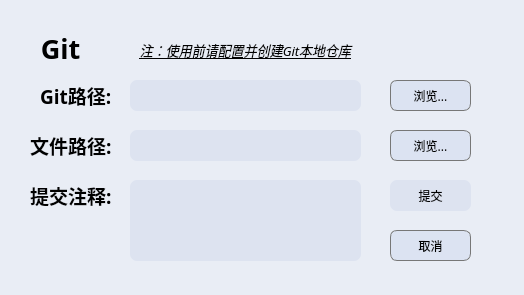
<?xml version="1.0" encoding="UTF-8"?>
<ui version="4.0">
 <class>GitDialog</class>
 <widget class="QDialog" name="GitDialog">
  <property name="geometry">
   <rect>
    <x>0</x>
    <y>0</y>
    <width>524</width>
    <height>295</height>
   </rect>
  </property>
  <property name="font">
   <font>
    <family>微软雅黑</family>
   </font>
  </property>
  <property name="windowTitle">
   <string>Git</string>
  </property>
  <property name="styleSheet">
   <string notr="true">QDialog
{
background:rgb(233,237,245);
}

QLineEdit
{
border-style:none;
padding:3px;
border-radius:7px;
background:#dde3f0;
}

QPlainTextEdit
{
border-style:none;
padding:3px;
border-radius:7px;
background:#dde3f0;
}

QPushButton
{
border-style:none;
padding:3px;
border-radius:7px;
border:1px solid rgb(119,119,119);
background:rgb(220,227,242);
}

QPushButton:hover
{
background:rgb(250, 250, 250);
}

QPushButton:pressed
{
background:rgb(220, 220, 220);
}</string>
  </property>
  <widget class="QLabel" name="label">
   <property name="geometry">
    <rect>
     <x>40</x>
     <y>80</y>
     <width>71</width>
     <height>31</height>
    </rect>
   </property>
   <property name="font">
    <font>
     <family>微软雅黑</family>
     <pointsize>14</pointsize>
     <weight>75</weight>
     <bold>true</bold>
    </font>
   </property>
   <property name="text">
    <string>&lt;html&gt;&lt;head/&gt;&lt;body&gt;&lt;p&gt; Git路径:&lt;/p&gt;&lt;/body&gt;&lt;/html&gt;</string>
   </property>
  </widget>
  <widget class="QLabel" name="label_2">
   <property name="geometry">
    <rect>
     <x>30</x>
     <y>130</y>
     <width>81</width>
     <height>31</height>
    </rect>
   </property>
   <property name="font">
    <font>
     <family>微软雅黑</family>
     <pointsize>14</pointsize>
     <weight>75</weight>
     <bold>true</bold>
    </font>
   </property>
   <property name="text">
    <string>&lt;html&gt;&lt;head/&gt;&lt;body&gt;&lt;p&gt;文件路径:&lt;/p&gt;&lt;/body&gt;&lt;/html&gt;</string>
   </property>
  </widget>
  <widget class="QLabel" name="label_3">
   <property name="geometry">
    <rect>
     <x>30</x>
     <y>180</y>
     <width>81</width>
     <height>31</height>
    </rect>
   </property>
   <property name="font">
    <font>
     <family>微软雅黑</family>
     <pointsize>14</pointsize>
     <weight>75</weight>
     <bold>true</bold>
    </font>
   </property>
   <property name="text">
    <string>&lt;html&gt;&lt;head/&gt;&lt;body&gt;&lt;p&gt;提交注释:&lt;/p&gt;&lt;/body&gt;&lt;/html&gt;</string>
   </property>
  </widget>
  <widget class="QPlainTextEdit" name="NotesEdit">
   <property name="geometry">
    <rect>
     <x>130</x>
     <y>180</y>
     <width>231</width>
     <height>81</height>
    </rect>
   </property>
   <property name="font">
    <font>
     <family>微软雅黑</family>
    </font>
   </property>
   <property name="styleSheet">
    <string notr="true"/>
   </property>
  </widget>
  <widget class="QPushButton" name="GitPathBtn">
   <property name="geometry">
    <rect>
     <x>390</x>
     <y>80</y>
     <width>81</width>
     <height>31</height>
    </rect>
   </property>
   <property name="font">
    <font>
     <family>微软雅黑</family>
     <pointsize>9</pointsize>
     <weight>50</weight>
     <bold>false</bold>
    </font>
   </property>
   <property name="styleSheet">
    <string notr="true"/>
   </property>
   <property name="text">
    <string>浏览...</string>
   </property>
  </widget>
  <widget class="QPushButton" name="FilePathBtn">
   <property name="geometry">
    <rect>
     <x>390</x>
     <y>130</y>
     <width>81</width>
     <height>31</height>
    </rect>
   </property>
   <property name="font">
    <font>
     <family>微软雅黑</family>
     <pointsize>9</pointsize>
     <weight>50</weight>
     <bold>false</bold>
    </font>
   </property>
   <property name="styleSheet">
    <string notr="true"/>
   </property>
   <property name="text">
    <string>浏览...</string>
   </property>
  </widget>
  <widget class="QPushButton" name="CommitBtn">
   <property name="geometry">
    <rect>
     <x>390</x>
     <y>180</y>
     <width>81</width>
     <height>31</height>
    </rect>
   </property>
   <property name="font">
    <font>
     <family>微软雅黑</family>
     <pointsize>9</pointsize>
     <weight>50</weight>
     <bold>false</bold>
    </font>
   </property>
   <property name="styleSheet">
    <string notr="true">QPushButton
{
border-style:none;
padding:3px;
border-radius:7px;
background:#dde3f0;
}

QPushButton:hover
{
background:rgb(250, 250, 250);
}

QPushButton:pressed
{
background:rgb(220, 220, 220);
}</string>
   </property>
   <property name="text">
    <string>提交</string>
   </property>
  </widget>
  <widget class="QPushButton" name="CancelBtn">
   <property name="geometry">
    <rect>
     <x>390</x>
     <y>230</y>
     <width>81</width>
     <height>31</height>
    </rect>
   </property>
   <property name="font">
    <font>
     <family>微软雅黑</family>
     <pointsize>9</pointsize>
     <weight>50</weight>
     <bold>false</bold>
    </font>
   </property>
   <property name="styleSheet">
    <string notr="true"/>
   </property>
   <property name="text">
    <string>取消</string>
   </property>
  </widget>
  <widget class="QLineEdit" name="GitPathEdit">
   <property name="geometry">
    <rect>
     <x>130</x>
     <y>80</y>
     <width>231</width>
     <height>31</height>
    </rect>
   </property>
  </widget>
  <widget class="QLineEdit" name="FilePathEdit">
   <property name="geometry">
    <rect>
     <x>130</x>
     <y>130</y>
     <width>231</width>
     <height>31</height>
    </rect>
   </property>
  </widget>
  <widget class="QLabel" name="TitleLabel">
   <property name="geometry">
    <rect>
     <x>40</x>
     <y>30</y>
     <width>41</width>
     <height>31</height>
    </rect>
   </property>
   <property name="font">
    <font>
     <family>微软雅黑</family>
     <pointsize>20</pointsize>
     <weight>75</weight>
     <bold>true</bold>
    </font>
   </property>
   <property name="text">
    <string>&lt;html&gt;&lt;head/&gt;&lt;body&gt;&lt;p align=&quot;center&quot;&gt;Git&lt;/p&gt;&lt;/body&gt;&lt;/html&gt;</string>
   </property>
  </widget>
  <widget class="QLabel" name="Notes">
   <property name="geometry">
    <rect>
     <x>130</x>
     <y>40</y>
     <width>231</width>
     <height>21</height>
    </rect>
   </property>
   <property name="font">
    <font>
     <family>微软雅黑</family>
     <pointsize>10</pointsize>
    </font>
   </property>
   <property name="text">
    <string>&lt;html&gt;&lt;head/&gt;&lt;body&gt;&lt;p align=&quot;center&quot;&gt;&lt;span style=&quot; font-style:italic; text-decoration: underline;&quot;&gt;注：使用前请配置并创建Git本地仓库&lt;/span&gt;&lt;/p&gt;&lt;/body&gt;&lt;/html&gt;</string>
   </property>
  </widget>
 </widget>
 <resources/>
 <connections>
  <connection>
   <sender>CancelBtn</sender>
   <signal>clicked()</signal>
   <receiver>GitDialog</receiver>
   <slot>close()</slot>
   <hints>
    <hint type="sourcelabel">
     <x>399</x>
     <y>139</y>
    </hint>
    <hint type="destinationlabel">
     <x>235</x>
     <y>96</y>
    </hint>
   </hints>
  </connection>
 </connections>
</ui>
